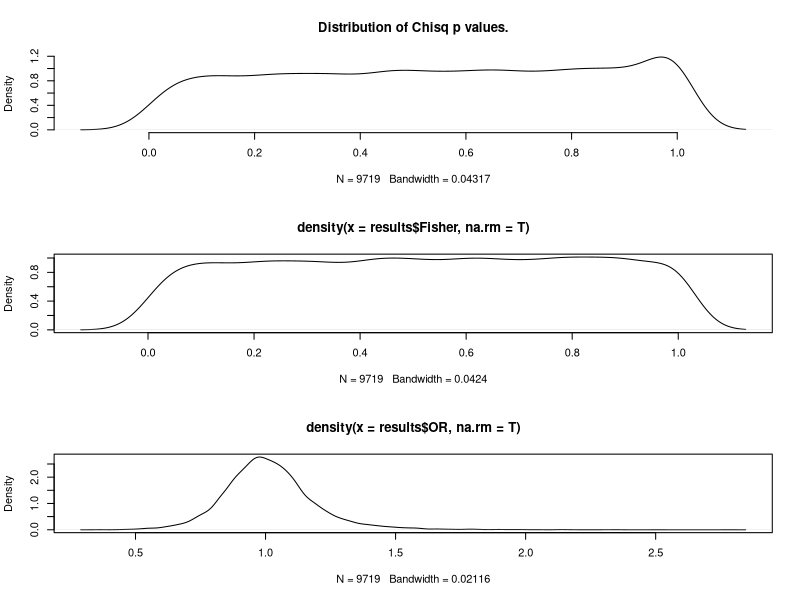

Here is the R script that generated this plot:
# Fisher with true null.

set.seed <- 324

# Sample size range per category 1st var.
n.low <- 10
n.high <- 1000

# Minimum count per cell.
mincell <- 10

reps <- 10000

results <- data.frame()

for (i in 1:reps) {

  # Generate independent counts as RNs from a uniform distribution.
  .n1 <- sample(n.low:n.high, 1)
  .n2 <- sample(n.low:n.high, 1)
  .mat <- table(
    c(rep(0, .n1), rep(1, .n2)),
    c(sample(0:1, size = .n1, replace = TRUE),
      sample(0:1, size = .n2, replace = TRUE))
  )

  if (all(c(.mat)>=mincell)) {
  
    # Get rest results.
    .ft <- fisher.test(.mat)
    results[i, "OR"] <- .ft$estimate
    results[i, "Fisher"] <- .ft$p.value
    results[i, "Chisq"] <- chisq.test(.mat)$p.value
  } 
}

# Proportion alpha results should meet the alpha level.
alpha <- 0.05
cat("Fisher @alpha: ", length(which(results$Fisher <= alpha))/reps, "\n")
cat("Chisq @alpha: ", length(which(results$Chisq <= alpha))/reps, "\n")

# p values should be uniformly distributed.
par(mfrow=c(3,1))
plot(density(results$Chisq, na.rm=T), bty="n", main = "Distribution of Chisq p values.")
plot(density(results$Fisher, na.rm=T))
plot(density(results$OR, na.rm=T))
par(mfrow=c(1,1))

